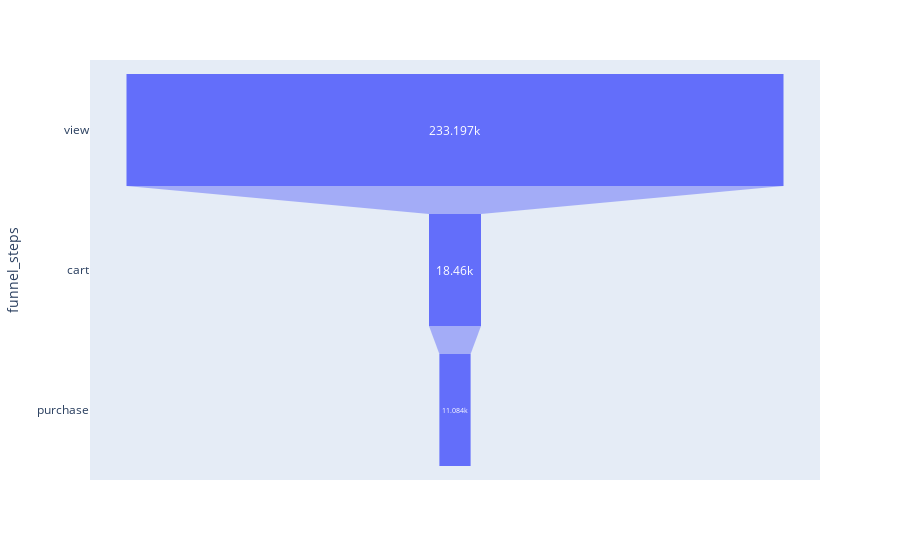

The notebook cell saved with this chart:
### Code cell
# plotly 사용해서 퍼널 그래프 시각화

df_funnel = dict(step_values=step_values,
                 funnel_steps=funnel_steps.index)
fig = px.funnel(df_funnel, x="step_values", y="funnel_steps")
fig.show()

### Figure 1 — Plotly figure (JSON) as saved in the notebook; plotly's stock layout.template omitted (floating-point values rounded to 4 significant figures)
{"data": [{"hovertemplate": "step_values=%{x}<br>funnel_steps=%{y}<extra></extra>", "legendgroup": "", "marker": {"color": "#636efa"}, "name": "", "orientation": "h", "showlegend": false, "type": "funnel", "x": [233197, 18460, 11084], "xaxis": "x", "y": ["view", "cart", "purchase"], "yaxis": "y"}], "layout": {"legend": {"tracegroupgap": 0}, "margin": {"t": 60}, "xaxis": {"anchor": "y", "domain": [0, 1], "title": {"text": "step_values"}}, "yaxis": {"anchor": "x", "domain": [0, 1], "title": {"text": "funnel_steps"}}}}
